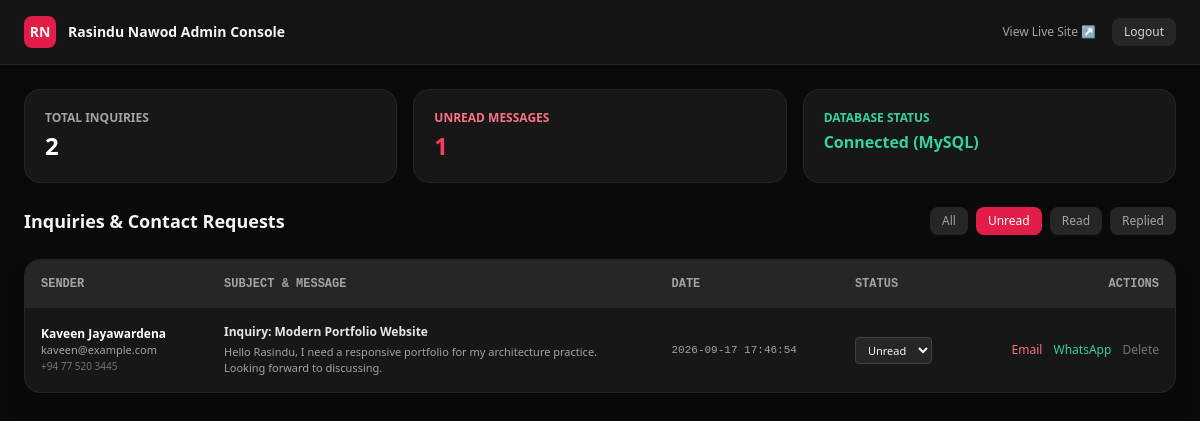
Screenshot of /admin/index.php?status=Unread (signed in) with the database file from the repository.
### tables this page shows
CREATE TABLE IF NOT EXISTS `contact_messages` (
  `id` INT UNSIGNED AUTO_INCREMENT PRIMARY KEY,
  `name` VARCHAR(100) NOT NULL,
  `email` VARCHAR(150) NOT NULL,
  `phone` VARCHAR(30) DEFAULT NULL,
  `subject` VARCHAR(200) NOT NULL,
  `message` TEXT NOT NULL,
  `status` ENUM('Unread', 'Read', 'Replied') DEFAULT 'Unread',
  `ip_address` VARCHAR(45) DEFAULT NULL,
  `created_at` TIMESTAMP DEFAULT CURRENT_TIMESTAMP,
  INDEX `idx_status` (`status`),
  INDEX `idx_email` (`email`)
);

### admin/index.php (the view, shortened to what this page needs)
<?php
require_once __DIR__ . '/../includes/functions.php';
$pdo = getDatabaseConnection();
$filter = isset($_GET['status']) ? $_GET['status'] : 'All';
if ($filter === 'All') {
    $stmt = $pdo->query("SELECT * FROM contact_messages ORDER BY created_at DESC");
} else {
    $stmt = $pdo->prepare("SELECT * FROM contact_messages WHERE status = :st ORDER BY created_at DESC");
    $stmt->execute([':st' => $filter]);
}
$messages = $stmt->fetchAll();
$totalCount = $pdo->query("SELECT COUNT(*) FROM contact_messages")->fetchColumn();
$unreadCount = $pdo->query("SELECT COUNT(*) FROM contact_messages WHERE status = 'Unread'")->fetchColumn();
?>
<!DOCTYPE html>
<html lang="en">
<head>
    <script src="https://cdn.tailwindcss.com"></script>
</head>
<body class="bg-neutral-950 text-neutral-100 min-h-screen">
    <header class="border-b border-neutral-800 bg-neutral-900/80 sticky top-0 z-30">
        <div class="max-w-7xl mx-auto px-6 h-16 flex items-center justify-between">
            <div class="flex items-center gap-3">
                <div class="w-8 h-8 rounded-lg bg-rose-600 font-bold flex items-center justify-center text-sm">RN</div>
                <span class="font-bold text-sm">Rasindu Nawod Admin Console</span>
            </div>
            <div class="flex items-center gap-4 text-xs">
                <a href="../index.php" target="_blank" class="text-neutral-400 hover:text-white">View Live Site ↗</a>
                <a href="logout.php" class="px-3 py-1.5 rounded-lg bg-neutral-800 text-neutral-300 hover:bg-neutral-700">Logout</a>
            </div>
        </div>
    </header>
    <main class="max-w-7xl mx-auto p-6 space-y-6">
        <div class="grid grid-cols-1 sm:grid-cols-3 gap-4">
            <div class="p-5 rounded-2xl bg-neutral-900 border border-neutral-800">
                <div class="text-xs text-neutral-400 uppercase font-semibold">Total Inquiries</div>
                <div class="text-2xl font-bold text-white mt-1"><?= $totalCount; ?></div>
            </div>
            <div class="p-5 rounded-2xl bg-neutral-900 border border-neutral-800">
                <div class="text-xs text-rose-400 uppercase font-semibold">Unread Messages</div>
                <div class="text-2xl font-bold text-rose-500 mt-1"><?= $unreadCount; ?></div>
            </div>
            <div class="p-5 rounded-2xl bg-neutral-900 border border-neutral-800">
                <div class="text-xs text-emerald-400 uppercase font-semibold">Database Status</div>
                <div class="text-base font-bold text-emerald-400 mt-1">Connected (MySQL)</div>
            </div>
        </div>
        <div class="flex items-center justify-between gap-4">
            <h2 class="text-lg font-bold">Inquiries & Contact Requests</h2>
            <div class="flex gap-2 text-xs">
                <a href="index.php?status=All" class="px-3 py-1.5 rounded-lg <?= $filter === 'All' ? 'bg-rose-600 text-white' : 'bg-neutral-800 text-neutral-400' ?>">All</a>
                <a href="index.php?status=Unread" class="px-3 py-1.5 rounded-lg <?= $filter === 'Unread' ? 'bg-rose-600 text-white' : 'bg-neutral-800 text-neutral-400' ?>">Unread</a>
                <a href="index.php?status=Read" class="px-3 py-1.5 rounded-lg <?= $filter === 'Read' ? 'bg-rose-600 text-white' : 'bg-neutral-800 text-neutral-400' ?>">Read</a>
                <a href="index.php?status=Replied" class="px-3 py-1.5 rounded-lg <?= $filter === 'Replied' ? 'bg-rose-600 text-white' : 'bg-neutral-800 text-neutral-400' ?>">Replied</a>
            </div>
        </div>
        <div class="bg-neutral-900 rounded-2xl overflow-hidden border border-neutral-800 shadow-xl">
            <div class="overflow-x-auto">
                <table class="w-full text-left text-xs">
                    <thead class="bg-neutral-800 text-neutral-400 uppercase font-mono">
                        <tr>
                            <th class="p-4">Sender</th>
                            <th class="p-4">Subject & Message</th>
                            <th class="p-4">Date</th>
                            <th class="p-4">Status</th>
                            <th class="p-4 text-right">Actions</th>
                        </tr>
                    </thead>
                    <tbody class="divide-y divide-neutral-800">
                        <?php if (empty($messages)): ?>
                            <tr>
                                <td colspan="5" class="p-8 text-center text-neutral-500">No inquiries found.</td>
                            </tr>
                        <?php else: ?>
                            <?php foreach ($messages as $msg): ?>
                            <tr class="hover:bg-neutral-850">
                                <td class="p-4">
                                    <div class="font-bold text-white"><?= htmlspecialchars($msg['name']); ?></div>
                                    <div class="text-neutral-400 text-[11px]"><?= htmlspecialchars($msg['email']); ?></div>
                                    <?php if (!empty($msg['phone'])): ?>
                                        <div class="text-neutral-500 text-[10px]"><?= htmlspecialchars($msg['phone']); ?></div>
                                    <?php endif; ?>
                                </td>
                                <td class="p-4 max-w-sm">
                                    <div class="font-semibold text-neutral-200"><?= htmlspecialchars($msg['subject']); ?></div>
                                    <div class="text-neutral-400 text-[11px] mt-1 whitespace-pre-line"><?= htmlspecialchars($msg['message']); ?></div>
                                </td>
                                <td class="p-4 text-neutral-400 font-mono text-[11px]"><?= $msg['created_at']; ?></td>
                                <td class="p-4">
                                    <form action="index.php" method="POST" class="inline-block">
                                        <select name="status" onchange="this.form.submit()" class="bg-neutral-800 border border-neutral-700 rounded px-2 py-1 text-[11px]">
                                            <option value="Unread" <?= $msg['status'] === 'Unread' ? 'selected' : ''; ?>>Unread</option>
                                        </select>
                                    </form>
                                </td>
                                <td class="p-4 text-right space-x-2">
                                    <a href="mailto:<?= htmlspecialchars($msg['email']); ?>?subject=Re:%20<?= urlencode($msg['subject']); ?>" class="text-rose-400 hover:underline">Email</a>
                                    <?php if (!empty($msg['phone'])): ?>
                                        <a href="https://wa.me/<?= preg_replace('/[^0-9]/', '', $msg['phone']); ?>" target="_blank" class="text-emerald-400 hover:underline">WhatsApp</a>
                                    <?php endif; ?>
                                    <form action="index.php" method="POST" class="inline-block" onsubmit="return confirm('Delete this inquiry?');">
                                        <button type="submit" class="text-neutral-500 hover:text-rose-500">Delete</button>
                                    </form>
                                </td>
                            </tr>
                            <?php endforeach; ?>
                        <?php endif; ?>
                    </tbody>
                </table>
            </div>
        </div>
    </main>
</body>
</html>

### rows the page displays
contact_messages: name "Kaveen Jayawardena", email "kaveen@example.com", phone "+94 77 520 3445", subject "Inquiry: Modern Portfolio Website", message "Hello Rasindu, I need a responsive portfolio for my architecture practice. Looking forward to discussing.", created_at "2026-09-17 17:46:54", status "Unread"

### other values shown
$totalCount "2"
$unreadCount "1"
